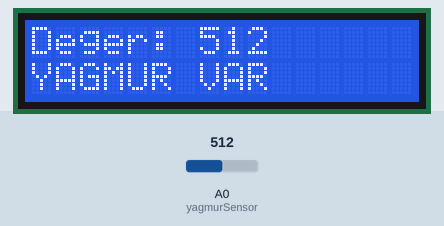
The sketch below on a simulated Arduino Uno, built with avr-gcc and run on an emulated ATmega328P. Parts: 16×2 character LCD. The test bench sets the inputs (shaded band); at power-on: A0 (yagmurSensor) = 512. What the sketch prints to the serial monitor is not drawn.

Above: at 2.7 s.
2.8 s: A0 (yagmurSensor) set to 582
At 3.8 s:
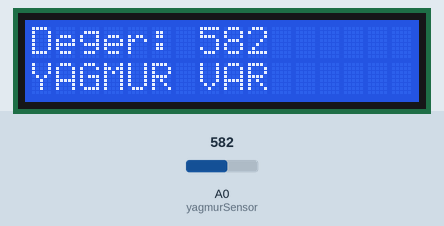
4.6 s: A0 (yagmurSensor) set to 613
At 5.4 s:
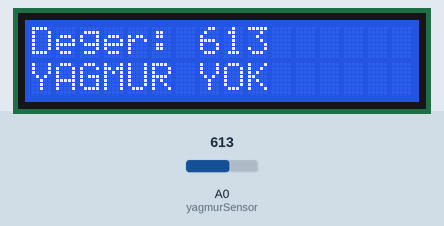
6.2 s: A0 (yagmurSensor) set to 590
At 7.0 s:
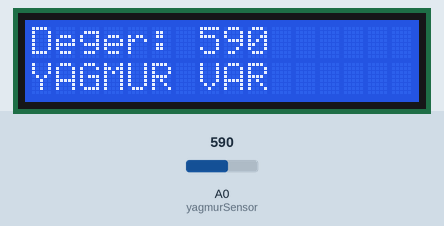
Timing chart, 0 to 9.2 s (numbered marks = the images above; inputs shaded):
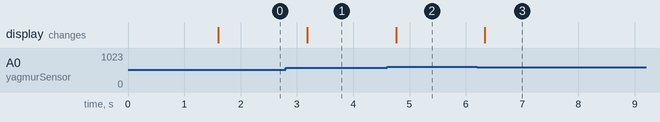

Measured:
- the behaviour switches between 599 and 600 on A0 (yagmurSensor) (found by bisection; images 1 and 2)
- after the input at 2.8 s, the display: changes after 0.38 s (image 1)
- after the input at 4.6 s, the display: changes after 0.16 s (image 2)
- after the input at 6.2 s, the display: changes after 0.14 s (image 3)

The sketch:

yagmursensor_ekranI2C.ino
```cpp
#include <Wire.h>
#include <LiquidCrystal_I2C.h>

LiquidCrystal_I2C lcd(0x27, 16, 2);

int yagmurSensor = A0;
int yagmurDeger = 0;

// Kuru / Islak ayrımı için eşik
int ESIK_DEGER = 600;

void setup() {
  Serial.begin(9600);

  lcd.init();
  lcd.backlight();

  lcd.setCursor(0, 0);
  lcd.print("Yagmur Test");
  delay(1500);
  lcd.clear();

  Serial.println("=== Yagmur Sensor Testi ===");
}

void loop() {
  yagmurDeger = analogRead(yagmurSensor);

  // SERIAL MONITOR
  Serial.print("Yagmur Degeri: ");
  Serial.println(yagmurDeger);

  // LCD
  lcd.setCursor(0, 0);
  lcd.print("Deger: ");
  lcd.print(yagmurDeger);
  lcd.print("   ");

  lcd.setCursor(0, 1);

  // DURUM
  if (yagmurDeger < ESIK_DEGER) {
    lcd.print("YAGMUR VAR   ");
  } else {
    lcd.print("YAGMUR YOK   ");
  }

  delay(500);
}
```
